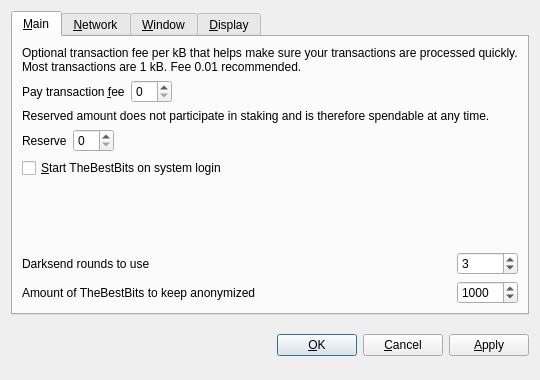
<?xml version="1.0" encoding="UTF-8"?>
<ui version="4.0">
 <class>OptionsDialog</class>
 <widget class="QDialog" name="OptionsDialog">
  <property name="geometry">
   <rect>
    <x>0</x>
    <y>0</y>
    <width>540</width>
    <height>380</height>
   </rect>
  </property>
  <property name="windowTitle">
   <string>Options</string>
  </property>
  <property name="modal">
   <bool>true</bool>
  </property>
  <layout class="QVBoxLayout" name="verticalLayout">
   <item>
    <widget class="QTabWidget" name="tabWidget">
     <property name="tabPosition">
      <enum>QTabWidget::North</enum>
     </property>
     <property name="currentIndex">
      <number>0</number>
     </property>
     <widget class="QWidget" name="tabMain">
      <attribute name="title">
       <string>&amp;Main</string>
      </attribute>
      <layout class="QGridLayout" name="gridLayout">
       <item row="0" column="0" colspan="2">
        <widget class="QLabel" name="transactionFeeInfoLabel">
         <property name="text">
          <string>Optional transaction fee per kB that helps make sure your transactions are processed quickly. Most transactions are 1 kB. Fee 0.01 recommended.</string>
         </property>
         <property name="textFormat">
          <enum>Qt::PlainText</enum>
         </property>
         <property name="wordWrap">
          <bool>true</bool>
         </property>
        </widget>
       </item>
       <item row="1" column="0">
        <layout class="QHBoxLayout" name="horizontalLayoutFee">
         <item>
          <widget class="QLabel" name="transactionFeeLabel">
           <property name="text">
            <string>Pay transaction &amp;fee</string>
           </property>
           <property name="textFormat">
            <enum>Qt::PlainText</enum>
           </property>
           <property name="buddy">
            <cstring>transactionFee</cstring>
           </property>
          </widget>
         </item>
         <item>
          <widget class="BitcoinAmountField" name="transactionFee"/>
         </item>
         <item>
          <spacer name="horizontalSpacerFee">
           <property name="orientation">
            <enum>Qt::Horizontal</enum>
           </property>
           <property name="sizeHint" stdset="0">
            <size>
             <width>40</width>
             <height>20</height>
            </size>
           </property>
          </spacer>
         </item>
        </layout>
       </item>
       <item row="2" column="0" colspan="2">
        <widget class="QLabel" name="reserveBalanceInfoLabel">
         <property name="text">
          <string>Reserved amount does not participate in staking and is therefore spendable at any time.</string>
         </property>
         <property name="textFormat">
          <enum>Qt::PlainText</enum>
         </property>
         <property name="wordWrap">
          <bool>true</bool>
         </property>
        </widget>
       </item>
       <item row="3" column="0">
        <layout class="QHBoxLayout" name="horizontalLayoutReserveBalance">
         <item>
          <widget class="QLabel" name="reserveBalanceLabel">
           <property name="text">
            <string>Reserve</string>
           </property>
           <property name="textFormat">
            <enum>Qt::PlainText</enum>
           </property>
           <property name="buddy">
            <cstring>reserveBalance</cstring>
           </property>
          </widget>
         </item>
         <item>
          <widget class="BitcoinAmountField" name="reserveBalance"/>
         </item>
         <item>
          <spacer name="horizontalSpacerReserveBalance">
           <property name="orientation">
            <enum>Qt::Horizontal</enum>
           </property>
           <property name="sizeHint" stdset="0">
            <size>
             <width>40</width>
             <height>20</height>
            </size>
           </property>
          </spacer>
         </item>
        </layout>
       </item>
       <item row="4" column="0">
        <widget class="QCheckBox" name="bitcoinAtStartup">
         <property name="toolTip">
          <string>Automatically start TheBestBits after logging in to the system.</string>
         </property>
         <property name="text">
          <string>&amp;Start TheBestBits on system login</string>
         </property>
        </widget>
       </item>
       <item row="5" column="0">
        <spacer name="verticalSpacer_Main">
         <property name="orientation">
          <enum>Qt::Vertical</enum>
         </property>
         <property name="sizeHint" stdset="0">
          <size>
           <width>20</width>
           <height>40</height>
          </size>
         </property>
        </spacer>
       </item>
       <item row="6" column="0">
        <widget class="QLabel" name="label">
         <property name="toolTip">
          <string>&lt;html&gt;&lt;head/&gt;&lt;body&gt;&lt;p&gt;This setting determines the amount of individual masternodes that an input will be anonymized through. More rounds of anonymization gives a higher degree of privacy, but also costs more in fees.&lt;/p&gt;&lt;/body&gt;&lt;/html&gt;</string>
         </property>
         <property name="text">
          <string>Darksend rounds to use</string>
         </property>
        </widget>
       </item>
       <item row="6" column="1">
        <widget class="QSpinBox" name="darksendRounds">
         <property name="minimum">
          <number>2</number>
         </property>
         <property name="maximum">
          <number>16</number>
         </property>
         <property name="value">
          <number>3</number>
         </property>
        </widget>
       </item>
       <item row="7" column="0">
        <widget class="QLabel" name="label_2">
         <property name="toolTip">
          <string>This amount acts as a threshold to turn off Darksend once it's reached.</string>
         </property>
         <property name="statusTip">
          <string notr="true"/>
         </property>
         <property name="whatsThis">
          <string notr="true"/>
         </property>
         <property name="accessibleName">
          <string notr="true"/>
         </property>
         <property name="accessibleDescription">
          <string notr="true"/>
         </property>
         <property name="text">
          <string>Amount of TheBestBits to keep anonymized</string>
         </property>
        </widget>
       </item>
       <item row="7" column="1">
        <widget class="QSpinBox" name="anonymizeTheBestBits">
         <property name="minimum">
          <number>2</number>
         </property>
         <property name="maximum">
          <number>10000</number>
         </property>
         <property name="singleStep">
          <number>10</number>
         </property>
         <property name="value">
          <number>1000</number>
         </property>
        </widget>
       </item>
      </layout>
     </widget>
     <widget class="QWidget" name="tabNetwork">
      <attribute name="title">
       <string>&amp;Network</string>
      </attribute>
      <layout class="QVBoxLayout" name="verticalLayout_Network">
       <item>
        <widget class="QCheckBox" name="mapPortUpnp">
         <property name="toolTip">
          <string>Automatically open TheBestBits client port on the router. This only works when your router supports UPnP and it is enabled.</string>
         </property>
         <property name="text">
          <string>Map port using &amp;UPnP</string>
         </property>
        </widget>
       </item>
       <item>
        <widget class="QCheckBox" name="connectSocks">
         <property name="toolTip">
          <string>Connect to TheBestBits network through a SOCKS5 proxy (e.g. when connecting through Tor).</string>
         </property>
         <property name="text">
          <string>&amp;Connect through SOCKS5 proxy:</string>
         </property>
        </widget>
       </item>
       <item>
        <layout class="QHBoxLayout" name="horizontalLayout_Network">
         <item>
          <widget class="QLabel" name="proxyIpLabel">
           <property name="text">
            <string>Proxy &amp;IP:</string>
           </property>
           <property name="textFormat">
            <enum>Qt::PlainText</enum>
           </property>
           <property name="buddy">
            <cstring>proxyIp</cstring>
           </property>
          </widget>
         </item>
         <item>
          <widget class="QValidatedLineEdit" name="proxyIp">
           <property name="maximumSize">
            <size>
             <width>140</width>
             <height>16777215</height>
            </size>
           </property>
           <property name="toolTip">
            <string>IP address of the proxy (e.g. 127.0.0.1)</string>
           </property>
          </widget>
         </item>
         <item>
          <widget class="QLabel" name="proxyPortLabel">
           <property name="text">
            <string>&amp;Port:</string>
           </property>
           <property name="textFormat">
            <enum>Qt::PlainText</enum>
           </property>
           <property name="buddy">
            <cstring>proxyPort</cstring>
           </property>
          </widget>
         </item>
         <item>
          <widget class="QLineEdit" name="proxyPort">
           <property name="maximumSize">
            <size>
             <width>55</width>
             <height>16777215</height>
            </size>
           </property>
           <property name="toolTip">
            <string>Port of the proxy (e.g. 9050)</string>
           </property>
          </widget>
         </item>
         <item>
          <spacer name="horizontalSpacer_Network">
           <property name="orientation">
            <enum>Qt::Horizontal</enum>
           </property>
           <property name="sizeHint" stdset="0">
            <size>
             <width>40</width>
             <height>20</height>
            </size>
           </property>
          </spacer>
         </item>
        </layout>
       </item>
       <item>
        <spacer name="verticalSpacer_Network">
         <property name="orientation">
          <enum>Qt::Vertical</enum>
         </property>
         <property name="sizeHint" stdset="0">
          <size>
           <width>20</width>
           <height>40</height>
          </size>
         </property>
        </spacer>
       </item>
      </layout>
     </widget>
     <widget class="QWidget" name="tabWindow">
      <attribute name="title">
       <string>&amp;Window</string>
      </attribute>
      <layout class="QVBoxLayout" name="verticalLayout_Window">
       <item>
        <widget class="QCheckBox" name="minimizeToTray">
         <property name="toolTip">
          <string>Show only a tray icon after minimizing the window.</string>
         </property>
         <property name="text">
          <string>&amp;Minimize to the tray instead of the taskbar</string>
         </property>
        </widget>
       </item>
       <item>
        <widget class="QCheckBox" name="minimizeOnClose">
         <property name="toolTip">
          <string>Minimize instead of exit the application when the window is closed. When this option is enabled, the application will be closed only after selecting Quit in the menu.</string>
         </property>
         <property name="text">
          <string>M&amp;inimize on close</string>
         </property>
        </widget>
       </item>
       <item>
        <spacer name="verticalSpacer_Window">
         <property name="orientation">
          <enum>Qt::Vertical</enum>
         </property>
         <property name="sizeHint" stdset="0">
          <size>
           <width>20</width>
           <height>40</height>
          </size>
         </property>
        </spacer>
       </item>
      </layout>
     </widget>
     <widget class="QWidget" name="tabDisplay">
      <attribute name="title">
       <string>&amp;Display</string>
      </attribute>
      <layout class="QVBoxLayout" name="verticalLayout_Display">
       <item>
        <layout class="QHBoxLayout" name="horizontalLayout_1_Display">
         <item>
          <widget class="QLabel" name="langLabel">
           <property name="text">
            <string>User Interface &amp;language:</string>
           </property>
           <property name="textFormat">
            <enum>Qt::PlainText</enum>
           </property>
           <property name="buddy">
            <cstring>lang</cstring>
           </property>
          </widget>
         </item>
         <item>
          <widget class="QValueComboBox" name="lang">
           <property name="toolTip">
            <string>The user interface language can be set here. This setting will take effect after restarting TheBestBits.</string>
           </property>
          </widget>
         </item>
        </layout>
       </item>
       <item>
        <layout class="QHBoxLayout" name="horizontalLayout_2_Display">
         <item>
          <widget class="QLabel" name="unitLabel">
           <property name="text">
            <string>&amp;Unit to show amounts in:</string>
           </property>
           <property name="textFormat">
            <enum>Qt::PlainText</enum>
           </property>
           <property name="buddy">
            <cstring>unit</cstring>
           </property>
          </widget>
         </item>
         <item>
          <widget class="QValueComboBox" name="unit">
           <property name="toolTip">
            <string>Choose the default subdivision unit to show in the interface and when sending coins.</string>
           </property>
          </widget>
         </item>
        </layout>
       </item>
       <item>
        <widget class="QCheckBox" name="coinControlFeatures">
         <property name="toolTip">
          <string>Whether to show coin control features or not.</string>
         </property>
         <property name="text">
          <string>Display coin &amp;control features (experts only!)</string>
         </property>
        </widget>
       </item>
       <item>
        <widget class="QCheckBox" name="useBlackTheme">
         <property name="text">
          <string>Use black visual theme (requires restart)</string>
         </property>
        </widget>
       </item>
       <item>
        <spacer name="verticalSpacer_Display">
         <property name="orientation">
          <enum>Qt::Vertical</enum>
         </property>
         <property name="sizeHint" stdset="0">
          <size>
           <width>20</width>
           <height>40</height>
          </size>
         </property>
        </spacer>
       </item>
      </layout>
     </widget>
    </widget>
   </item>
   <item>
    <layout class="QHBoxLayout" name="horizontalLayout_Buttons">
     <item>
      <spacer name="horizontalSpacer_1">
       <property name="orientation">
        <enum>Qt::Horizontal</enum>
       </property>
       <property name="sizeHint" stdset="0">
        <size>
         <width>40</width>
         <height>48</height>
        </size>
       </property>
      </spacer>
     </item>
     <item>
      <widget class="QLabel" name="statusLabel">
       <property name="font">
        <font>
         <weight>75</weight>
         <bold>true</bold>
        </font>
       </property>
       <property name="text">
        <string/>
       </property>
       <property name="textFormat">
        <enum>Qt::PlainText</enum>
       </property>
       <property name="wordWrap">
        <bool>true</bool>
       </property>
      </widget>
     </item>
     <item>
      <spacer name="horizontalSpacer_2">
       <property name="orientation">
        <enum>Qt::Horizontal</enum>
       </property>
       <property name="sizeHint" stdset="0">
        <size>
         <width>40</width>
         <height>48</height>
        </size>
       </property>
      </spacer>
     </item>
     <item>
      <widget class="QPushButton" name="okButton">
       <property name="text">
        <string>&amp;OK</string>
       </property>
      </widget>
     </item>
     <item>
      <widget class="QPushButton" name="cancelButton">
       <property name="text">
        <string>&amp;Cancel</string>
       </property>
       <property name="autoDefault">
        <bool>false</bool>
       </property>
      </widget>
     </item>
     <item>
      <widget class="QPushButton" name="applyButton">
       <property name="text">
        <string>&amp;Apply</string>
       </property>
       <property name="autoDefault">
        <bool>false</bool>
       </property>
      </widget>
     </item>
    </layout>
   </item>
  </layout>
 </widget>
 <customwidgets>
  <customwidget>
   <class>BitcoinAmountField</class>
   <extends>QSpinBox</extends>
   <header>bitcoinamountfield.h</header>
   <container>1</container>
  </customwidget>
  <customwidget>
   <class>QValueComboBox</class>
   <extends>QComboBox</extends>
   <header>qvaluecombobox.h</header>
  </customwidget>
  <customwidget>
   <class>QValidatedLineEdit</class>
   <extends>QLineEdit</extends>
   <header>qvalidatedlineedit.h</header>
  </customwidget>
 </customwidgets>
 <resources/>
 <connections/>
</ui>
